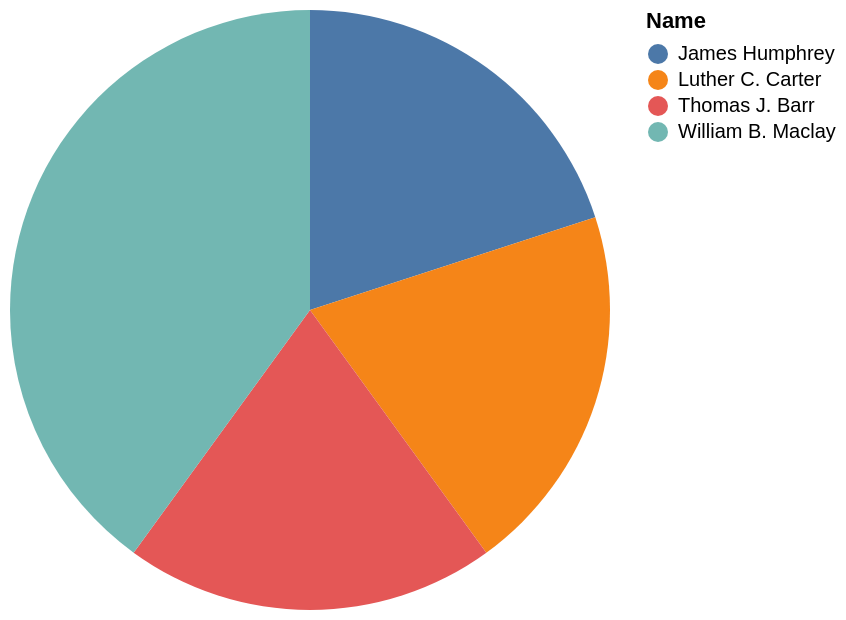

Write the Vega-Lite specification saved for this chart.
### Vega-Lite specification from a JSON file in a GitHub repository (floating-point values rounded to 4 significant figures)
{"data": {"values": [{"x_data": "James Humphrey", "y_data": 1}, {"x_data": "Luther C. Carter", "y_data": 1}, {"x_data": "Thomas J. Barr", "y_data": 1}, {"x_data": "William B. Maclay", "y_data": 2}]}, "mark": "arc", "encoding": {"theta": {"field": "y_data", "type": "quantitative", "title": "COUNT(Name)"}, "color": {"field": "x_data", "type": "nominal", "title": "Name"}}}
